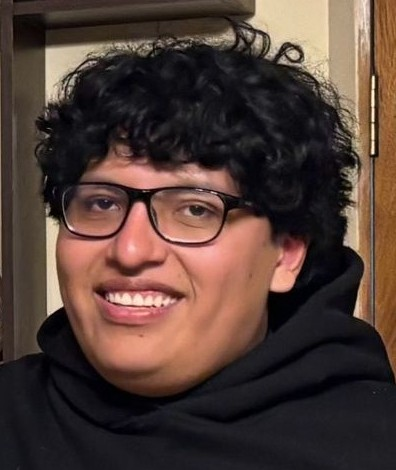
#> input picture Clase1/chanki.jpg, 396 x 470 px, found by its file name
$ jupyter execute --allow-errors histogramas.ipynb
#> lines starting #> are read from the running program, lines starting #| are printed output that depends on the picture
HISTROGRAMA DE UNA IMAGEN CONTRASTADA

[cell 1]
import cv2
import numpy as np
import matplotlib.pyplot as plt

# recibimos imagen en escala de grises
def contraste(img, factor=1.0):
    img = img.astype(np.float32)
    media = np.mean(img)
    img_contraste = media + (img-media)*factor
    img_contraste = np.clip(img_contraste, 0, 255).astype(np.uint8)
    return img_contraste

imagen = cv2.imread('PDI2026/Clase1/chanki.jpg', 0)
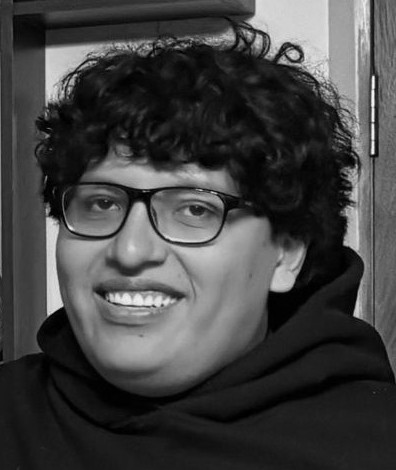
#> imagen: shape (470, 396); min 0, max 249, mean 66.3
contrastesito = 7
imagen_contraste = contraste(imagen, contrastesito)
#> in contraste, `media = np.mean(img)`: media = 66.29
#> in contraste, `img_contraste = np.clip(img_contraste, 0, 255).astype(np.uint8)`:
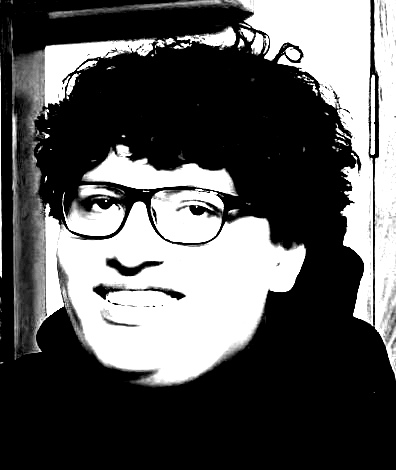
#> img_contraste: shape (470, 396); min 0, max 255, mean 88.9

# Calculo de Histograma
histograma_ori = cv2.calcHist([imagen], [0], None, [256], [0, 256])
#> histograma_ori = 256 values, max 4515 at index 28, min 0 at index 250, mean 727
histograma_new = cv2.calcHist([imagen_contraste], [0], None, [256], [0, 256])
#> histograma_new = 256 values, max 108035 at index 0, min 0 at index 2, mean 727

# PLOTEAR
plt.figure(figsize=(10,5))

plt.subplot(2,2,1)
plt.imshow(imagen, cmap='gray')
plt.title('Imagen Original')

plt.subplot(2,2,2)
plt.plot(histograma_ori, color='gray')
plt.xlabel('Intensidad')
plt.ylabel('frecuencia')
plt.title('Histograma Imagen Original')

plt.subplot(2,2,3)
plt.imshow(imagen_contraste, cmap='gray')
plt.title('Imagen Contraste')

plt.subplot(2,2,4)
plt.plot(histograma_ori, color='red')
plt.xlabel('Intensidad')
plt.ylabel('frecuencia')
plt.title('Histograma Imagen Contraste')

plt.tight_layout()
plt.show()
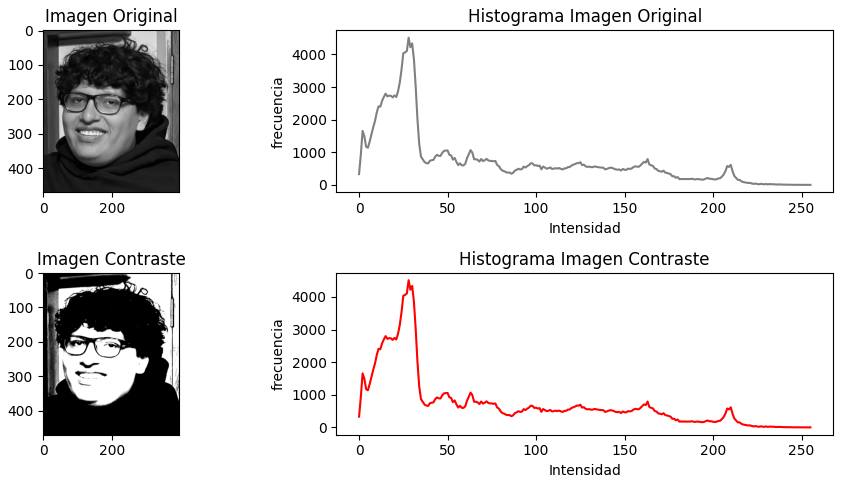
#> figure drawn by matplotlib, 4 panels; panel 2: curve peaks at x = 28, y = 4515; panel 4: curve peaks at x = 28, y = 4515

CALCULAR EL HISTOGRAMA DE UN PUNTO DE INTERES DE UNA IMAGEN A COLORES

[cell 2]
import cv2
import numpy as np
import matplotlib.pyplot as plt
import os

imagen_bgr = cv2.imread('southpark.jpg')
#> (the rest of this cell did not finish here and is left out)

ECUALIZACION DE UN HISTOGRAMA "SE DESEA NORMALIZAR UNA IMAGEN A UN PUNTO OPTIMO POR HISTOGRAMA"

[cell 3]
import cv2
import numpy as np
import matplotlib.pyplot as plt

imagen_bgr = cv2.imread('PDI2026/Clase1/chanki.jpg', 0)
histograma, calculo = np.histogram(imagen_bgr.flatten(), 256, [0, 256])
#> histograma has the same summary as histograma_ori; calculo = 257 values from 0 to 256
distAcum = histograma.cumsum()
#> distAcum = 256 values from 330 to 186120
dis_norm = distAcum * histograma.max() / distAcum.max()
#> dis_norm = 256 values from 8.01 to 4515
ecualizar = cv2.equalizeHist(imagen_bgr)
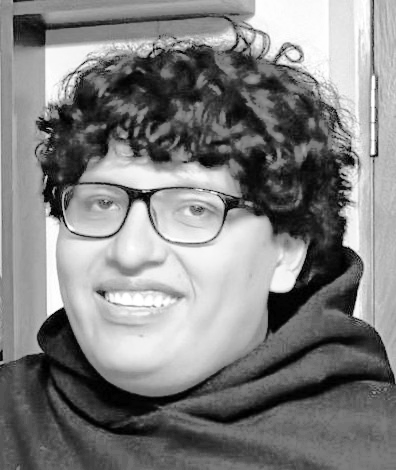
#> ecualizar: shape (470, 396); min 0, max 255, mean 128.5
histograma_equ, _ = np.histogram(ecualizar.flatten(), 256, [0, 256])
#> histograma_equ = 256 values, max 4515 at index 97, min 0 at index 2, mean 727

plt.figure(figsize=(10,5))

plt.subplot(2,2,1)
plt.title('Imagen Original')
plt.imshow(imagen_bgr, cmap='gray')

plt.subplot(2,2,2)
plt.plot(distAcum, color='b')
# imprimir histograma por plt
plt.hist(imagen_bgr.flatten(), 256, [0, 256], color='r') # histograma original

plt.subplot(2,2,3)
plt.title('Imagen Ecualizada')
plt.imshow(ecualizar, cmap='gray')

plt.subplot(2,2,4)
plt.plot(histograma, color='b') # histograma ecualizado

plt.tight_layout()
plt.show()
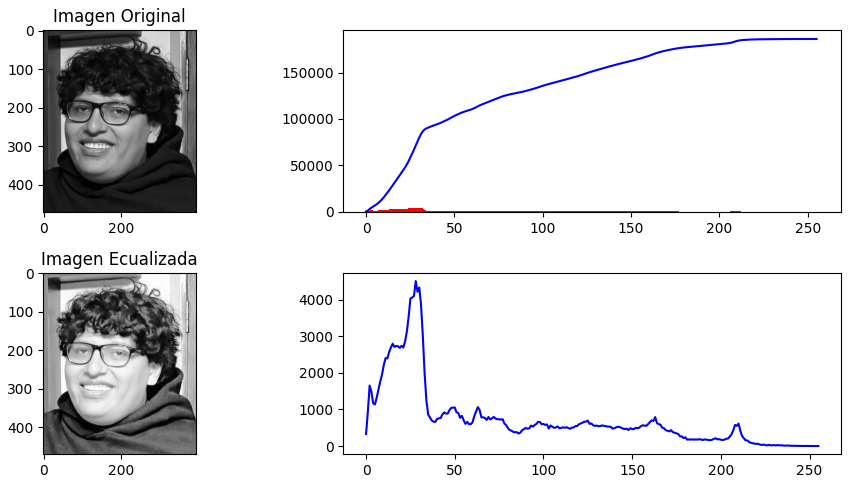
#> figure drawn by matplotlib, 4 panels; panel 2: tallest bar 4515 high, from x = 28 to 29; panel 2: curve peaks at x = 249, y = 186120; panel 4: curve peaks at x = 28, y = 4515

ECUALIZACION DE HISTOGRAMA A COLORES

[cell 4]
import cv2
import numpy as np
import matplotlib.pyplot as plt

# MEJORAR
imagen_bgr = cv2.imread('PDI2026/Clase1/chanki.jpg')
#> imagen_bgr is the input picture: shape (470, 396, 3); mean B, G, R 54.2, 61.1, 81
imagen_gray = cv2.cvtColor(imagen_bgr, cv2.COLOR_BGR2GRAY)
ecualizada = cv2.equalizeHist(imagen_gray)
ecu_color = cv2.merge([cv2.equalizeHist(imagen_bgr[:,:,0]), cv2.equalizeHist(imagen_bgr[:,:,1]), cv2.equalizeHist(imagen_bgr[:,:,2])])
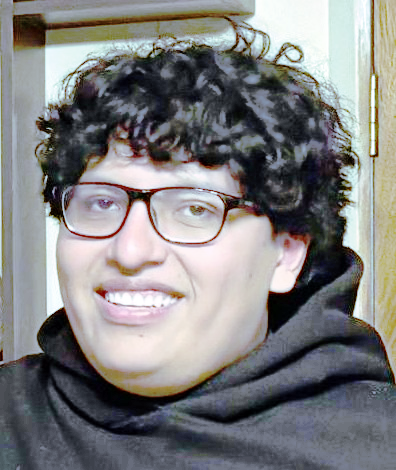
#> ecu_color: shape (470, 396, 3); mean B, G, R 128.3, 127.9, 128.3
plt.imshow(ecualizada, cmap='gray')
plt.show()

plt.imshow(cv2.cvtColor(ecu_color, cv2.COLOR_BGR2RGB))

plt.tight_layout()
plt.show()

[cell 5]
import cv2
import numpy as np
import matplotlib.pyplot as plt

imagen_bgr = cv2.imread('PDI2026/Clase1/chanki.jpg')

b, g, r = cv2.split(imagen_bgr)
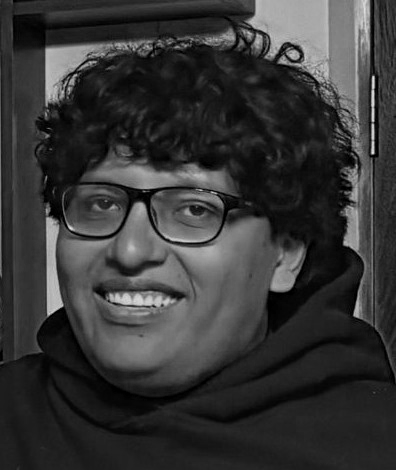
#> b: shape (470, 396); min 0, max 229, mean 54.2
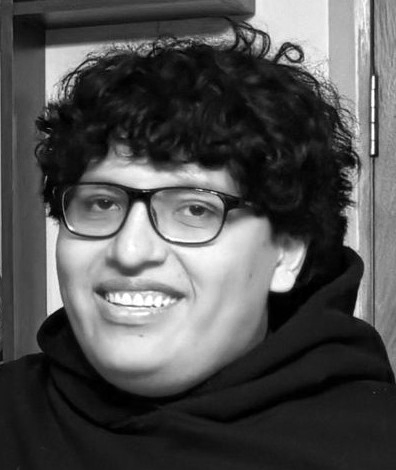
#> r: shape (470, 396); min 0, max 255, mean 81

b_eq = cv2.equalizeHist(b)
g_eq = cv2.equalizeHist(g)
r_eq = cv2.equalizeHist(r)

ecu_color = cv2.merge((b_eq, g_eq, r_eq))

plt.figure(figsize=(10,5))

plt.imshow(ecualizada, cmap='gray')
plt.show()

plt.imshow(cv2.cvtColor(ecu_color, cv2.COLOR_BGR2RGB))
plt.show()

ECUALIZACION BASADA EN CLAHE

[cell 6]
import cv2
import numpy as np
import matplotlib.pyplot as plt

imagen_bgr = cv2.imread('PDI2026/Clase1/chanki.jpg', 0)
clip = 2.0
tiles = 8
clahe = cv2.createCLAHE(clipLimit=clip, tileGridSize=(tiles, tiles))
ecualizado = clahe.apply(imagen_bgr)
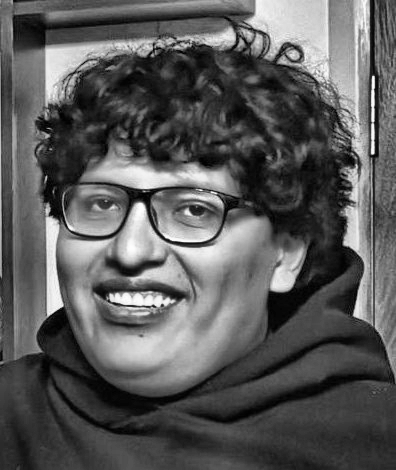
#> ecualizado: shape (470, 396); min 0, max 254, mean 89.8
plt.imshow(imagen_bgr, cmap = 'gray')
plt.show()
plt.imshow(ecualizado, cmap='gray')
plt.show()

TRANSFORMADA DE FOURIER

[cell 7]
import cv2
import numpy as np
import matplotlib.pyplot as plt

imagen_bgr = cv2.imread('PDI2026/Clase1/chanki.jpg', 0)
transformada = np.fft.fft2(imagen_bgr) # transformada inversa
desplazamiento = np.fft.fftshift(transformada) # transformada de fourier
maginitud_espectro = np.log(1 + np.abs(desplazamiento))
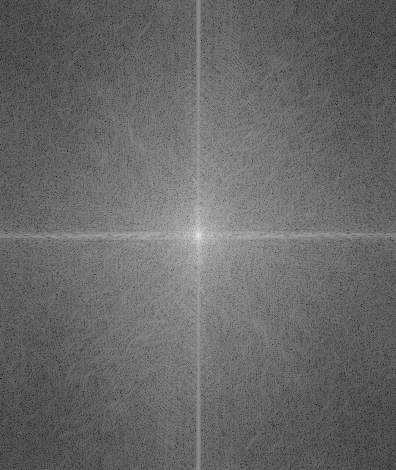
#> maginitud_espectro: shape (470, 396) float64; min 0.944, max 16.33, mean 7.26; drawn with min black and max white

plt.imshow(imagen_bgr, cmap='gray')
plt.show()

plt.imshow(maginitud_espectro, cmap='gray')
plt.show()

$ run again, with Clase1/Hardy.jpg copied over Clase1/chanki.jpg
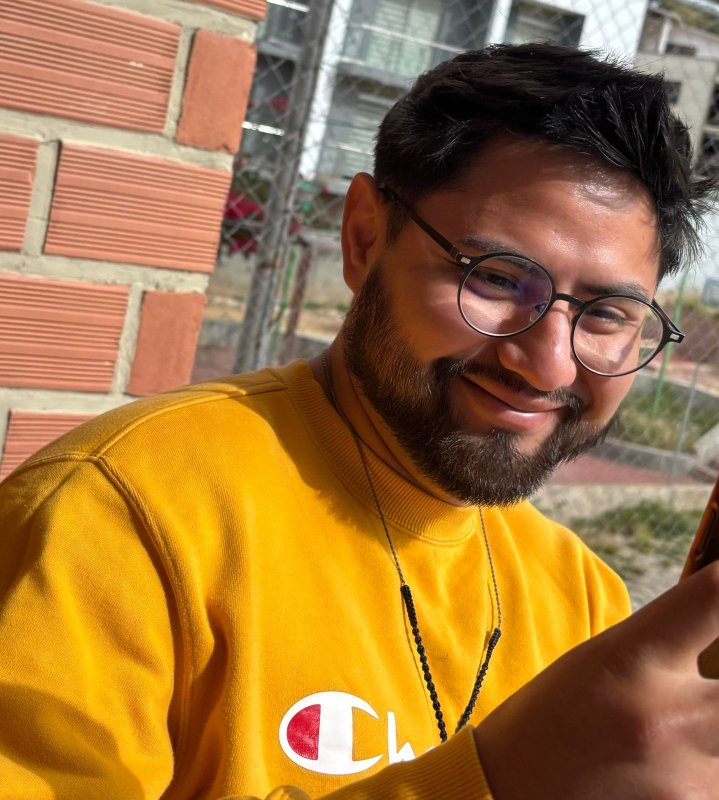
#> input picture Clase1/Hardy.jpg, 1438 x 1600 px, found by its file name (shown at 1/2 size)
#> media = 123.8
#> histograma_ori = 256 values, max 22839 at index 182, min 832 at index 234, mean 8987.5
#> histograma_new = 256 values, max 1074530 at index 255, min 0 at index 1, mean 8987.5
#> histograma has the same summary as histograma_ori; calculo = 257 values from 0 to 256
#> distAcum = 256 values from 3249 to 2300800
#> dis_norm = 256 values from 32.25 to 22839
#> `ecualizar = cv2.equalizeHist(imagen_bgr)`:
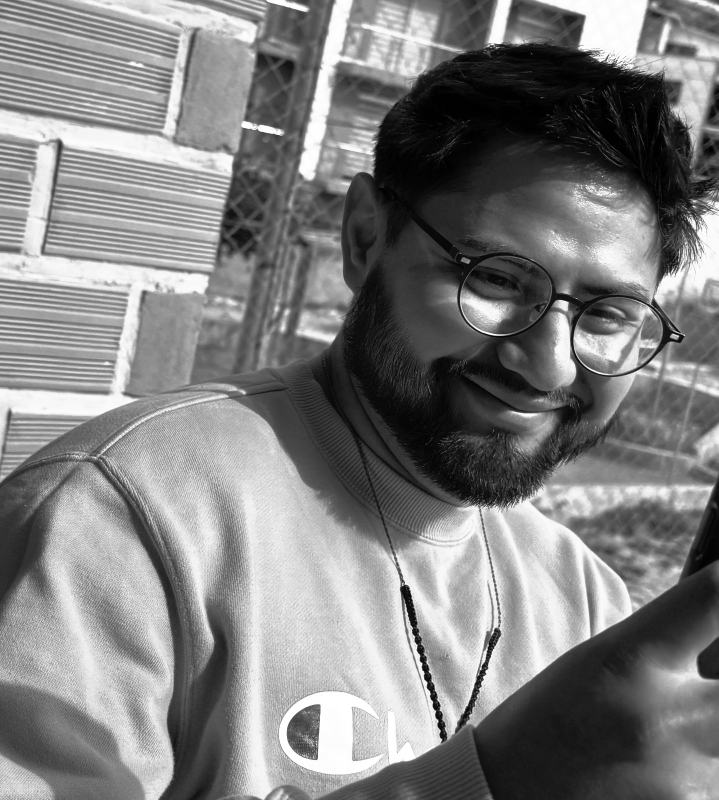
#> ecualizar: shape (1600, 1438) (shown at 1/2 size); min 0, max 255, mean 128
#> histograma_equ = 256 values, max 22839 at index 208, min 0 at index 23, mean 8987.5
#> imagen_bgr is the input picture: shape (1600, 1438, 3); mean B, G, R 62.6, 116.9, 160.8
#> `maginitud_espectro = np.log(1 + np.abs(desplazamiento))`:
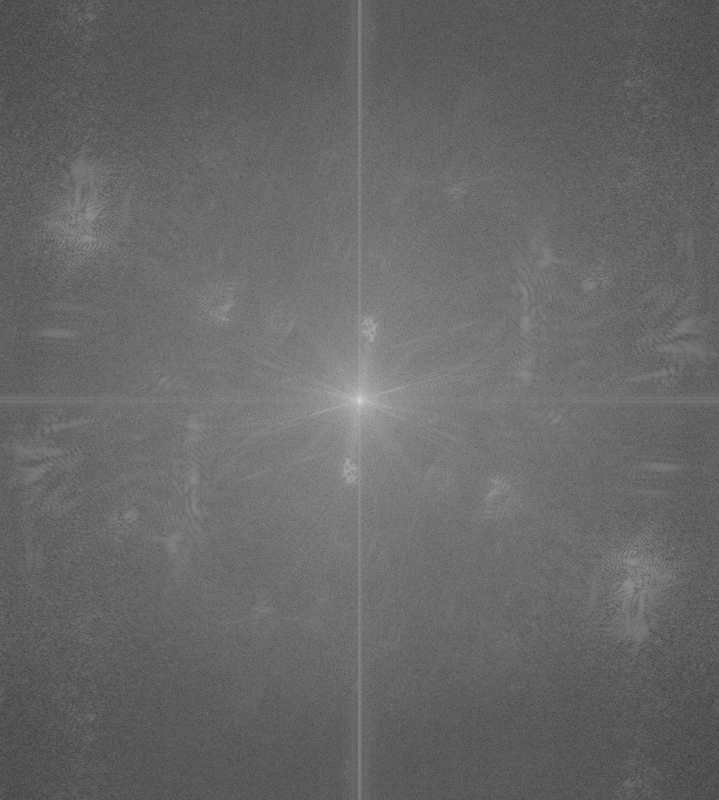
#> maginitud_espectro: shape (1600, 1438) float64 (shown at 1/2 size); min 1.12, max 19.47, mean 8.59; drawn with min black and max white
